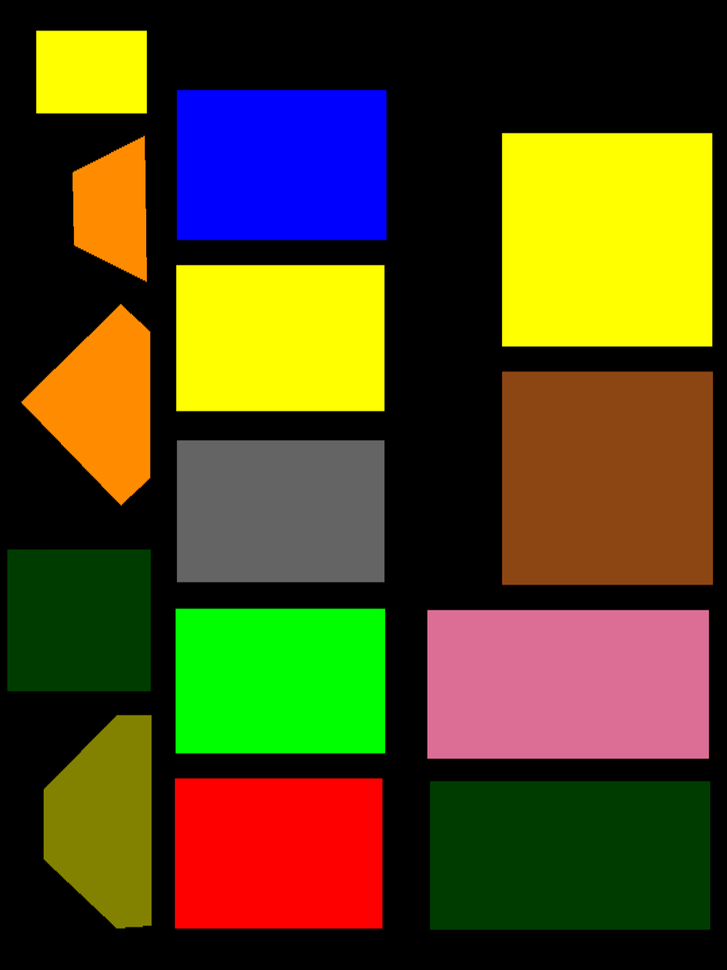
#> input picture prof7.png, 727 x 970 px, shrunk from 3024 x 4032 before the run
$ python contornos.py
#> lines starting #> are read from the running program, lines starting #| are printed output that depends on the picture; after the words box and inside, x2 and y2 are one past the last pixel; in counts of white or black regions, pixels touching at a corner belong together
import cv2
import matplotlib
import notebook as notebook
import numpy as np
import imutils
import matplotlib.pyplot as plt
import matplotlib.image as mpimg

img = cv2.imread("prof7.png")               # imagem
#> img is the input picture: shape (970, 727, 3); mean B, G, R 25.7, 69.8, 79.6
image = cv2.cvtColor(img, cv2.COLOR_BGR2GRAY)
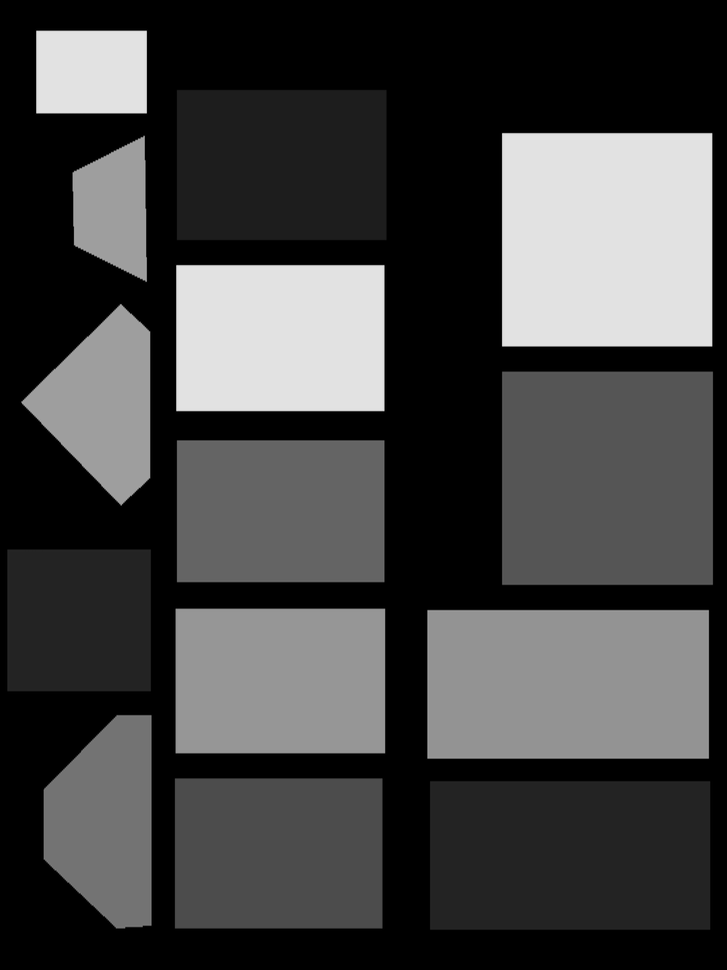
#> image: shape (970, 727); min 0, max 226, mean 67.7

# find contourns
contours, hierarchy = cv2.findContours(image, cv2.RETR_EXTERNAL, cv2.CHAIN_APPROX_SIMPLE)
#> contours = 29 contours, 15 with area under 20; largest, box (x1, y1, x2, y2) and area: (501, 130, 715, 349) 46006, (501, 371, 714, 586) 45368, (425, 607, 710, 760) 42600, (429, 780, 711, 931) 42148, (173, 606, 388, 756) 31876

# [14 lines of commented-out code are left out]
for cnt in contours:
    epsilon = 0.01*cv2.arcLength(cnt, True)
    approx = cv2.approxPolyDP(cnt, epsilon, True)
    img = cv2.drawContours(img, [approx], 0, (0, 255, 0), 5)
#> this loop made 29 passes
#> (epsilon, approx) on passes 1, 2, 3, 4, 5, 6, 8, 9, 10, 11, 12, 13: (0, [[150, 928]]), (2.96, [[712, 781], [712, 929]]), (8.6, [[429, 781], [430, 930], [710, 929], [710, 780]]), (2.96, [[172, 779], [172, 927]]), (11.39, [[174, 777], [175, 930], [384, 928], [383, 777]]), (0, [[711, 757]]), (0.66, [[117, 712], [150, 712]]), (2.84, [[8, 693], [150, 693]]), (0, [[711, 611]]), (14.31, [[425, 610], [426, 759], [709, 759], [708, 607]]), (7.21, [[173, 608], [175, 755], [387, 753], [386, 607]]), (4.12, [[177, 584], [383, 584]])
#> epsilon on passes 7, 21, 23, 25, 26: 6.44, 6.18, 11.38, 5.72, 12.79
#> pass 2, `img = cv2.drawContours(img, [approx], 0, (0, 255, 0), 5)`:
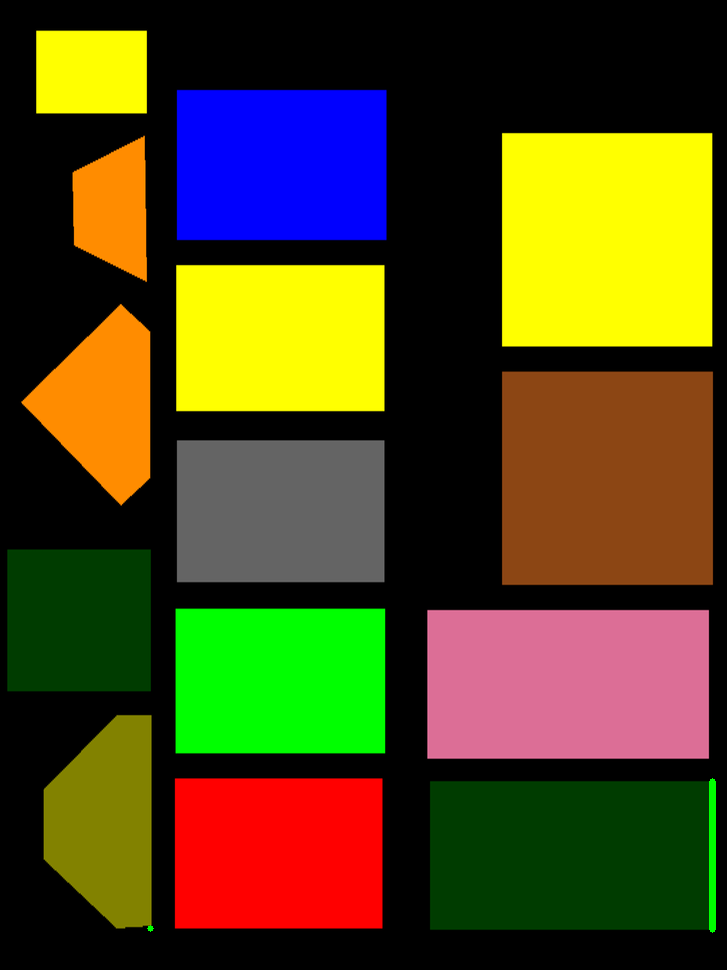
#> img: shape (970, 727, 3); mean B, G, R 25.7, 70.2, 79.6
#> pass 3, `img = cv2.drawContours(img, [approx], 0, (0, 255, 0), 5)`:
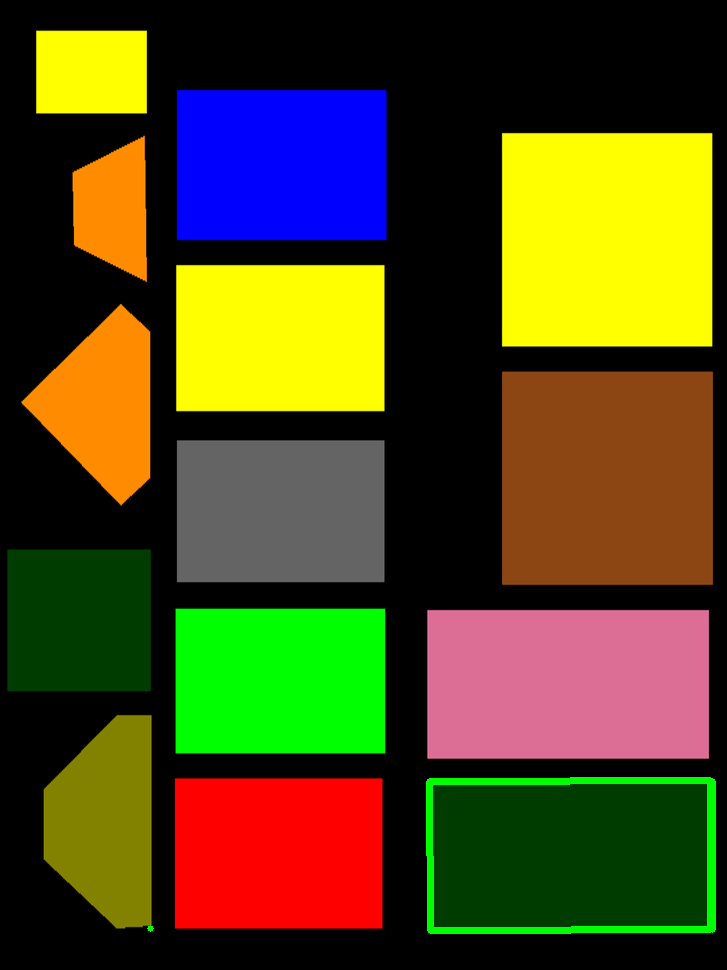
#> img: shape (970, 727, 3); 0.74% of pixels changed, all inside (x1, y1, x2, y2) = (426, 777, 712, 934)
#> after the loop:
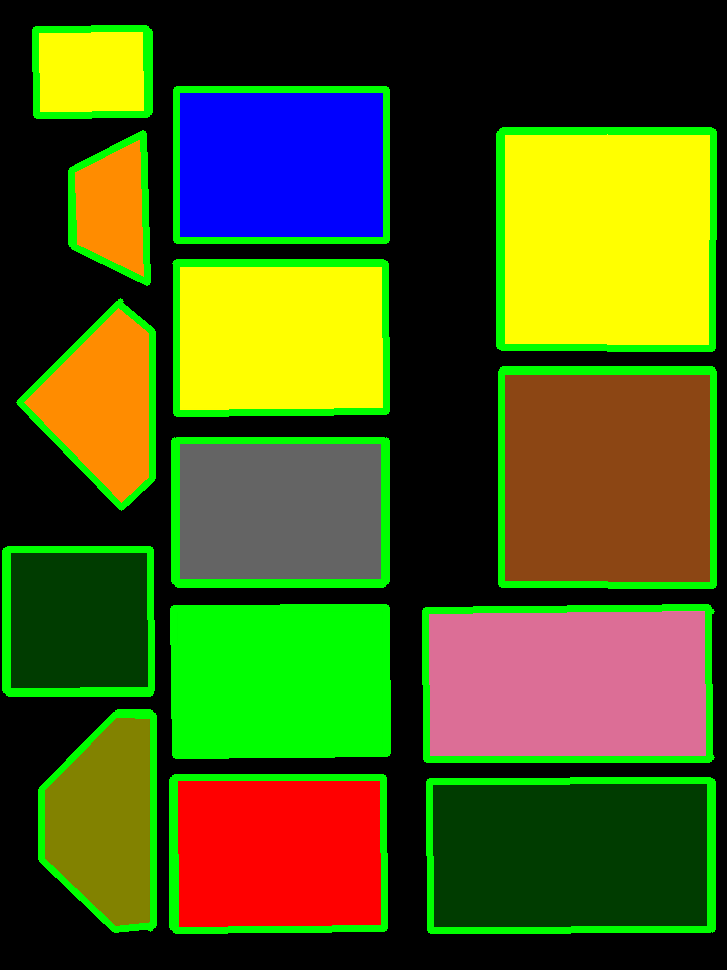
#> img: shape (970, 727, 3); 8.89% of pixels changed, all inside (x1, y1, x2, y2) = (2, 25, 717, 934)

plt.figure("Example 2")
plt.imshow(img)
plt.title('Contours in an image com a aproximação')
plt.show()
cv2.destroyAllWindows()

# [31 lines of commented-out code are left out]

$ run again, with prof1.png copied over prof7.png
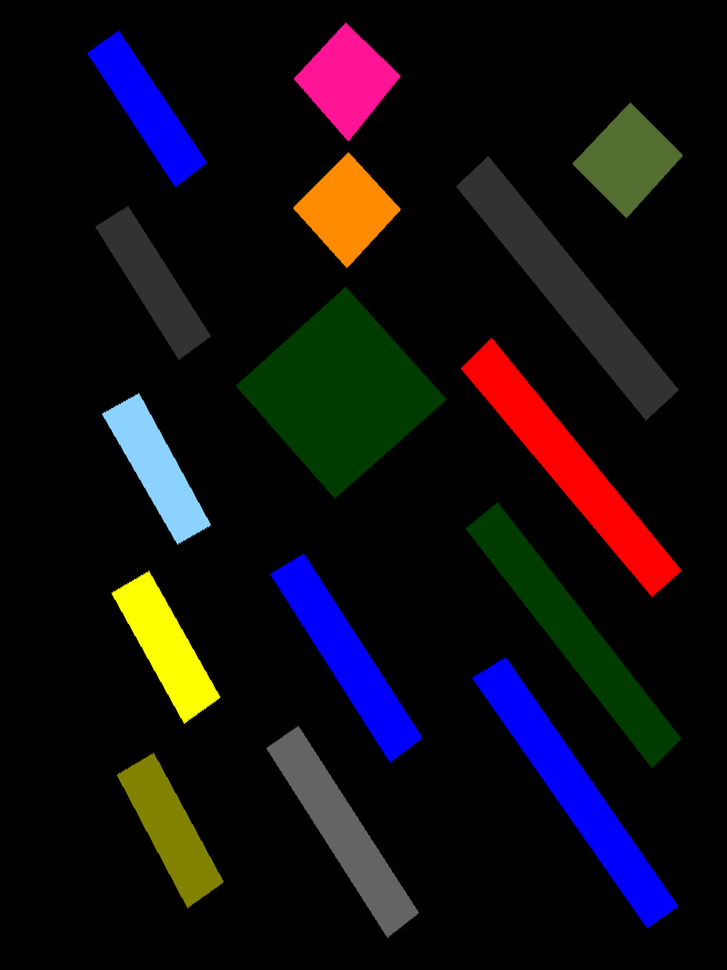
#> input picture prof1.png, 727 x 970 px, shrunk from 3024 x 4032 before the run
#> img is the input picture: shape (970, 727, 3); mean B, G, R 16.5, 13.5, 17.3
#> `image = cv2.cvtColor(img, cv2.COLOR_BGR2GRAY)`:
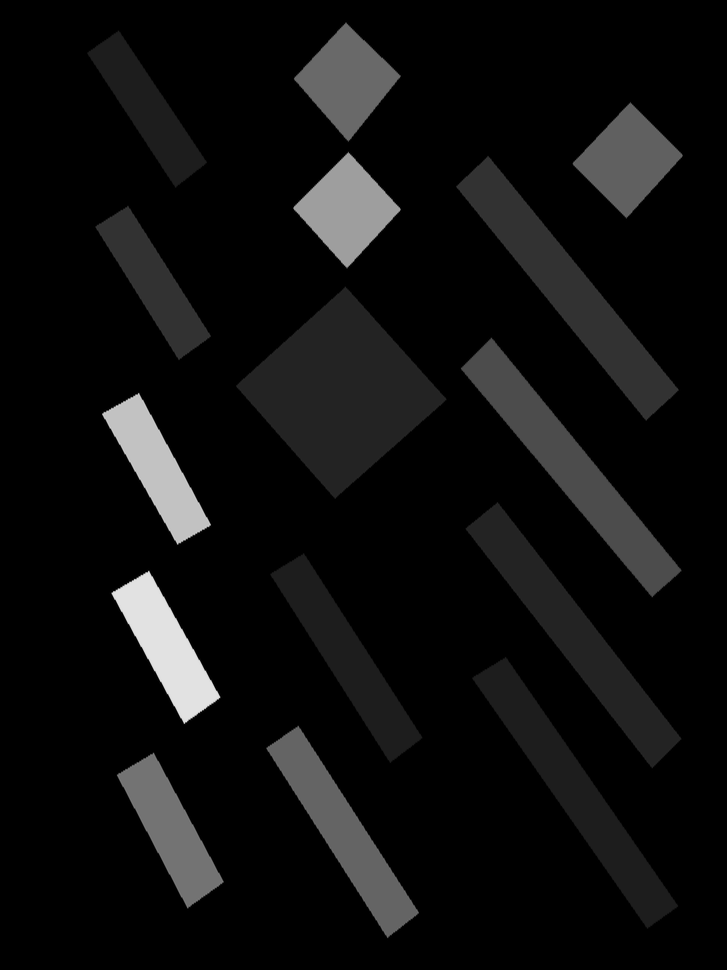
#> image: shape (970, 727); min 0, max 226, mean 15
#> contours = 72 contours, 57 with area under 20; largest, box (x1, y1, x2, y2) and area: (235, 286, 448, 499) 22928, (455, 155, 681, 421) 13875, (459, 335, 684, 600) 13552, (463, 501, 684, 769) 13082, (471, 656, 679, 929) 12226
#> the loop `for cnt in contours:` made 72 passes
#> (epsilon, approx) on passes 1 to 8: (0, [[387, 940]]), (0, [[420, 911]]), (0, [[652, 770]]), (0, [[640, 756]]), (5.07, [[151, 751], [114, 775], [188, 910], [225, 881]]), (0, [[153, 750]]), (0, [[515, 743]]), (0, [[614, 723]])
#> after the loop `for cnt in contours:`:
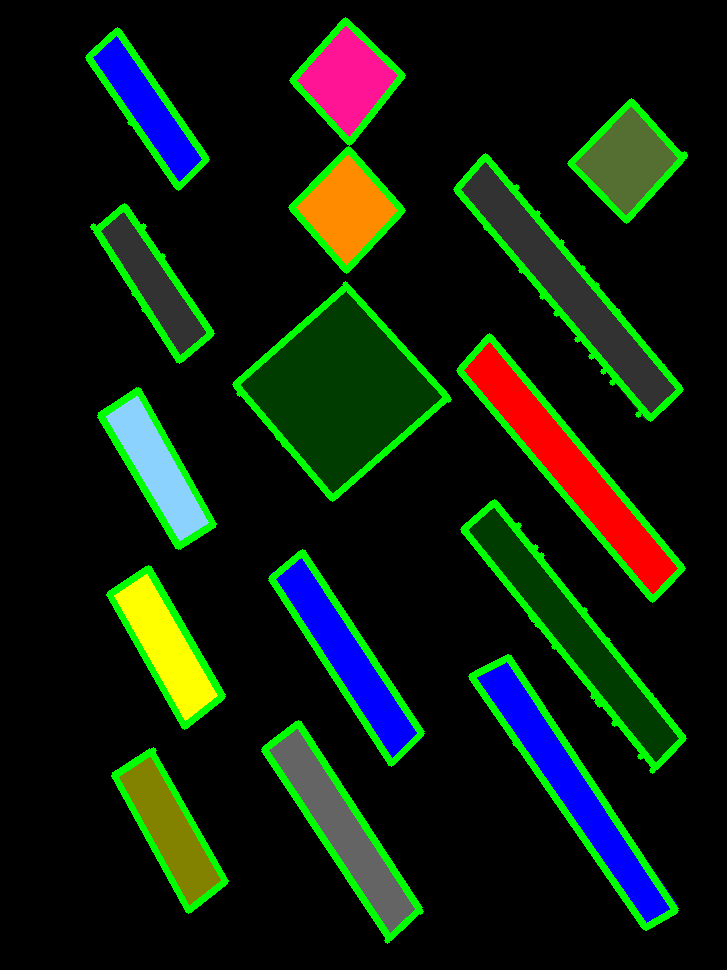
#> img: shape (970, 727, 3); mean B, G, R 13.3, 30.2, 15

$ run again, with prof6.png copied over prof7.png
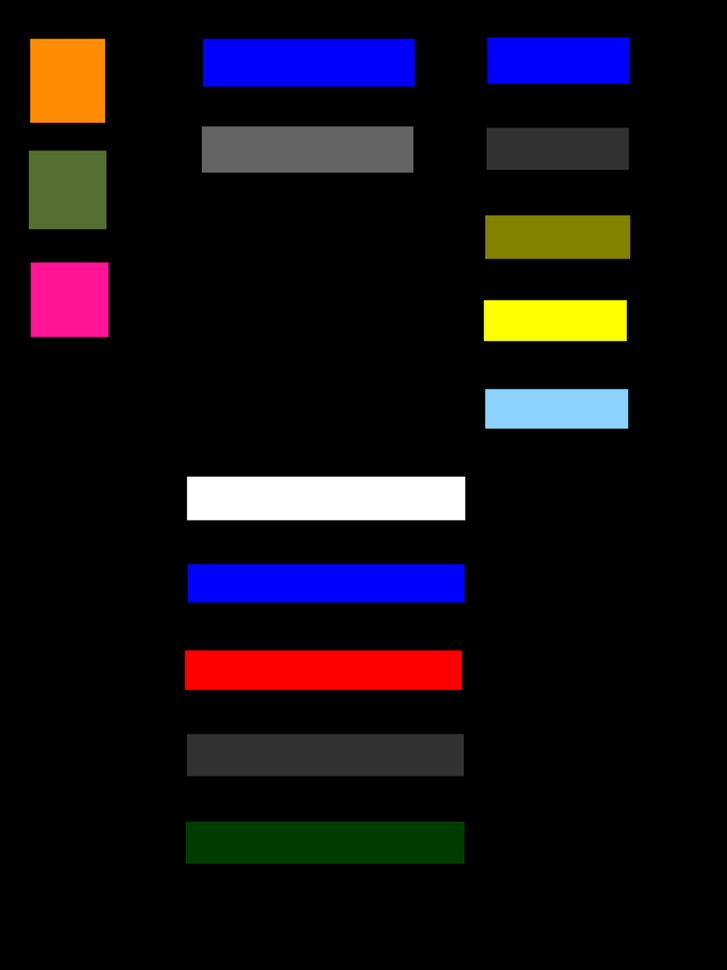
#> input picture prof6.png, 727 x 970 px, shrunk from 3024 x 4032 before the run
#> img is the input picture: shape (970, 727, 3); mean B, G, R 20.6, 15.4, 20.5
#> contours = 33 contours, 18 with area under 20; largest, box (x1, y1, x2, y2) and area: (186, 474, 468, 523) 13481, (185, 821, 465, 865) 11996, (186, 733, 465, 777) 11952, (184, 649, 463, 693) 11676, (187, 563, 465, 603) 10803
#> the loop `for cnt in contours:` made 33 passes
#> (epsilon, approx) on passes 1 to 8: (0.82, [[466, 822], [466, 863]]), (0.82, [[183, 822], [183, 863]]), (6.43, [[185, 821], [186, 864], [464, 864], [464, 821]]), (5.54, [[186, 819], [463, 819]]), (6.4, [[186, 734], [187, 776], [464, 775], [463, 733]]), (6.42, [[184, 649], [185, 692], [462, 691], [462, 649]]), (6.32, [[187, 563], [187, 602], [464, 602], [464, 563]]), (0.88, [[184, 476], [184, 520]])
#> pass 1, `img = cv2.drawContours(img, [approx], 0, (0, 255, 0), 5)`:
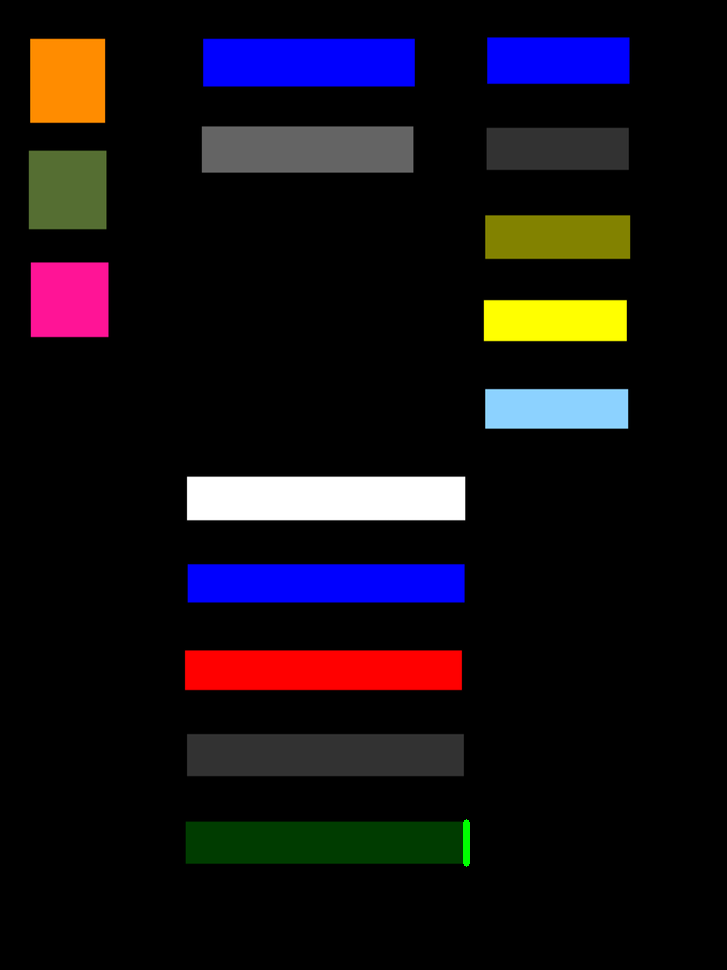
#> img: shape (970, 727, 3); 0.04% of pixels changed, all inside (x1, y1, x2, y2) = (463, 819, 470, 867)
#> after the loop `for cnt in contours:`:
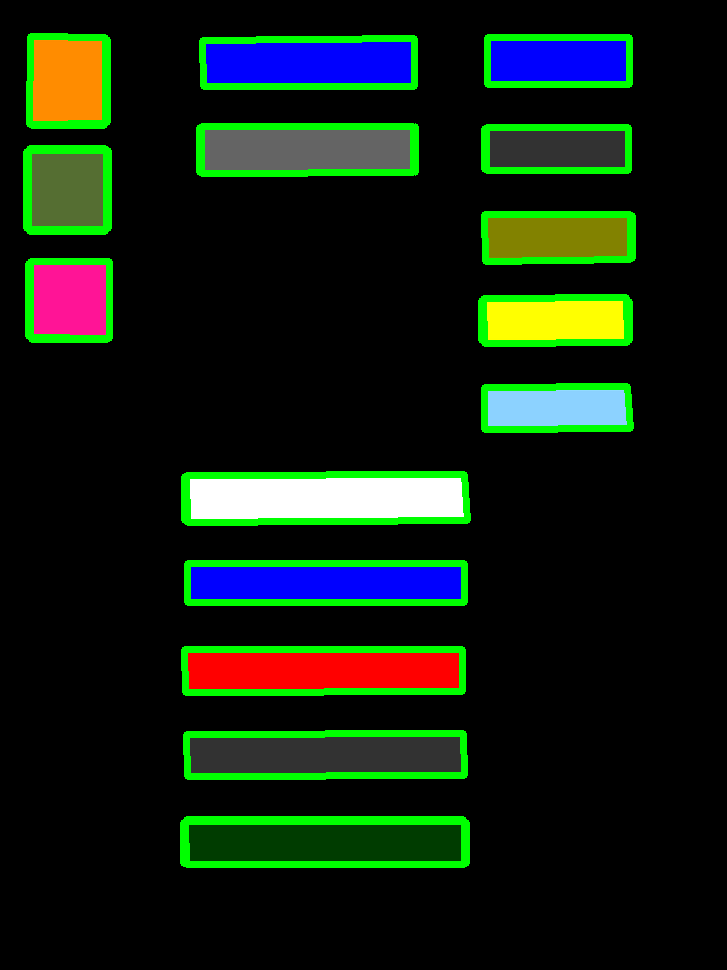
#> img: shape (970, 727, 3); mean B, G, R 17.3, 32, 17.7
